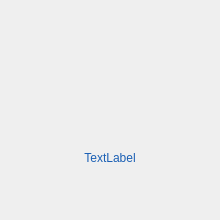
<?xml version="1.0" encoding="UTF-8"?>
<ui version="4.0">
 <class>MainBtnForm</class>
 <widget class="QWidget" name="MainBtnForm">
  <property name="geometry">
   <rect>
    <x>0</x>
    <y>0</y>
    <width>220</width>
    <height>220</height>
   </rect>
  </property>
  <property name="minimumSize">
   <size>
    <width>220</width>
    <height>220</height>
   </size>
  </property>
  <property name="windowTitle">
   <string notr="true"/>
  </property>
  <property name="styleSheet">
   <string notr="true">#MainBtnForm{
border-image: url(:/png/main/btn.png);
}</string>
  </property>
  <widget class="QLabel" name="iconLab">
   <property name="geometry">
    <rect>
     <x>70</x>
     <y>50</y>
     <width>80</width>
     <height>80</height>
    </rect>
   </property>
   <property name="minimumSize">
    <size>
     <width>80</width>
     <height>80</height>
    </size>
   </property>
   <property name="styleSheet">
    <string notr="true">border-image: url(:/png/main/icon_general.png);</string>
   </property>
   <property name="text">
    <string notr="true"/>
   </property>
  </widget>
  <widget class="QLabel" name="btnTextLab">
   <property name="geometry">
    <rect>
     <x>45</x>
     <y>140</y>
     <width>130</width>
     <height>36</height>
    </rect>
   </property>
   <property name="styleSheet">
    <string notr="true">font: 600 16pt &quot;Ubuntu&quot;;
color: rgb(26, 95, 180);</string>
   </property>
   <property name="text">
    <string>TextLabel</string>
   </property>
   <property name="alignment">
    <set>Qt::AlignCenter</set>
   </property>
  </widget>
 </widget>
 <resources/>
 <connections/>
</ui>
